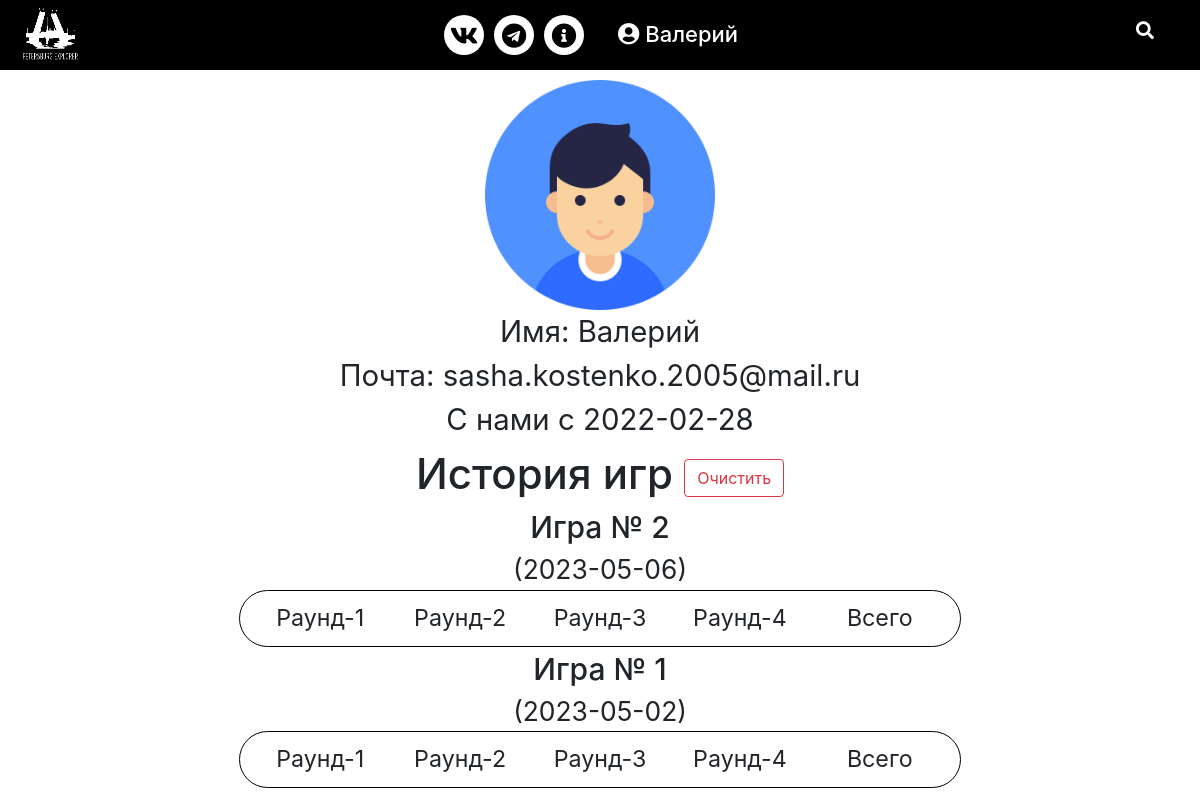
/users/Валерий (signed in), run on the app's committed database.
### data/user.py (models this page shows, shortened)
class User(SqlAlchemyBase, UserMixin, SerializerMixin):
    __tablename__ = 'users'
    id = sqlalchemy.Column(sqlalchemy.Integer,
                           primary_key=True, autoincrement=True)
    name = sqlalchemy.Column(sqlalchemy.String, nullable=True)
    lower_name = sqlalchemy.Column(sqlalchemy.String, nullable=True)
    email = sqlalchemy.Column(sqlalchemy.String,
                              index=True, unique=True, nullable=True)
    hashed_password = sqlalchemy.Column(sqlalchemy.String, nullable=True)
    created_date = sqlalchemy.Column(sqlalchemy.Date, nullable=True, default=datetime.datetime.now)

### data/game_session.py (models this page shows, shortened)
class GameSession(SqlAlchemyBase):
    __tablename__ = 'game_sessions'
    id = sqlalchemy.Column(sqlalchemy.Integer,
                           primary_key=True, autoincrement=True)
    user_id = sqlalchemy.Column(sqlalchemy.Integer,
                                sqlalchemy.ForeignKey("users.id"))
    destination_coordinates_list = sqlalchemy.Column(sqlalchemy.String, nullable=True)
    finish_coordinates_list = sqlalchemy.Column(sqlalchemy.String, nullable=True)
    date = sqlalchemy.Column(sqlalchemy.Date, nullable=True, default=datetime.datetime.now)
    total_score = sqlalchemy.Column(sqlalchemy.Integer, nullable=True)
    round = sqlalchemy.Column(sqlalchemy.Integer, nullable=True)
    first_round_score = sqlalchemy.Column(sqlalchemy.Integer, nullable=True)
    second_round_score = sqlalchemy.Column(sqlalchemy.Integer, nullable=True)
    third_round_score = sqlalchemy.Column(sqlalchemy.Integer, nullable=True)
    fourth_round_score = sqlalchemy.Column(sqlalchemy.Integer, nullable=True)

### web_infrastructure/users_blueprint.py (the view)
@blueprint.route('/users/<username>')
def view_user(username):
    try:
        db_sess = db_session.create_session()
        user = db_sess.query(User).filter(
            (User.name == username)).first()
        game_sessions = db_sess.query(GameSession).filter(
            (GameSession.user_id == user.id))
        return render_template("profile.html", game_sessions=reversed(list(game_sessions)), user=user)
    except Exception as e:
        print(e)
        logging.fatal("ERROR OCCURED DURINGG SHOWING USER'S (id = {}) PROFILE".format(
            current_user.id))
        return render_template('error.html')

### data/db_session.py (called while the page is built)
def create_session() -> Session:
    global __factory
    return __factory()

### main.py (called while the page is built)
def create_app():
    app = Flask(__name__)
    app.config['SECRET_KEY'] = 'petersburg_explorer_secret_key'
    login_manager = LoginManager()
    login_manager.init_app(app)
    @login_manager.user_loader
    def load_user(user_id):
        db_sess = db_session.create_session()
        return db_sess.query(User).get(user_id)
    @app.context_processor
    def base():
        form = SearchForm()
        return dict(form=form)
    app.register_blueprint(users_blueprint.blueprint)
    app.register_blueprint(game_blueprint.blueprint)
    load_dotenv(dotenv_path='data/.env')
    db_session.global_init('db/Petersburg.db')
    return app

### templates/profile.html
{% extends "base.html" %}
{% block content %}
<head>
    <link rel="stylesheet" href="../static/css/profile.css" type="text/css">
</head>
<div class="container">
    <div class="user-info">
        <img class="user-logo" src="../static/img/user.png" alt="..." width="230" height="230">
        <div class="info-label">Имя: {{ user.name }}</div>
        {% if user.id == current_user.id %}
        <div class="info-label">Почта: {{ user.email }}</div>
        {% endif %}
        <div class="info-label">С нами с {{ user.created_date }}</div>
    </div>
    <div class="game-history">
        <div class="hist-label">
            История игр
            {% if current_user.is_authenticated and user.id == current_user.id %}
            <a href="/delete_history"><button type="button" class="btn btn-outline-danger"
                    formmethod="post">Очистить</button></a>
            {% endif %}
        </div>
        {% for item in game_sessions%}
        <span class="game-label">Игра № {{ loop.revindex }}</span> <span class="date-label">({{ item.date }})</span>
        <div class="game-session">
            <div class="game-session-element">Раунд-1 <br> {{item.firstRoundScore}}</div>
            <div class="game-session-element">Раунд-2 <br> {{item.secondRoundScore}}</div>
            <div class="game-session-element">Раунд-3 <br> {{item.thirdRoundScore}}</div>
            <div class="game-session-element">Раунд-4 <br> {{item.fourthRoundScore}}</div>
            <div class="game-session-element">Всего <br> {{ item.totalScore }}</div>
        </div>
        {% endfor %}
    </div>
</div>
{% endblock %}

### templates/navbar.html (shortened to what this page needs)
<head>
    <link rel="stylesheet" href="https://cdnjs.cloudflare.com/ajax/libs/font-awesome/5.15.3/css/all.min.css" />
</head>
<nav>
    <div class="logo"><a href="/">
            <img src="../static/img/logo.png" alt="" width="60" height="60">
        </a></div>
    <div class="content">
        <ul class="links">
            <li class="social-menu">
                <div class="social-menu-element">
                    <a href="https://vk.com/petersburgexplorer">
                        <i class="fab fa-vk"></i>
                    </a>
                </div>
                <div class="social-menu-element">
                    <a href="https://t.me/peterburgexplorer_bot">
                        <i class="fab fa-telegram"></i>
                    </a>
                </div>
                <div class="social-menu-element">
                    <a href="/info/">
                        <i class="fas fa-info-circle"></i>
                    </a>
                </div>
            </li>
            {% if current_user.is_authenticated %}
            <li class="profile">
                <a href="#" class="desktop-link">
                    <i class="fas fa-user-circle"></i>
                    {{ current_user.name }}
                </a>
            </li>
            {% else %}
            <li class="login">
                <a href="/login">Log in</a>
            </li>
            {% endif %}
        </ul>
    </div>
    <label for="show-search" class="search-icon"><i class="fas fa-search"></i></label>
</nav>

### static/css/style.css (style rules this page uses)
* { margin: 0; padding: 0; box-sizing: border-box; text-decoration: none; }
.wrapper nav { background-color: #000; position: relative; display: flex; width: 100%;; height: 70px; align-items: center; justify-content: space-between; }
nav .content { display: flex; align-items: center; }
.wrapper nav ul { padding-left: 0; }
nav .content .links { display: flex; margin-bottom: 0rem }
nav .content .links .social-menu { display: flex; align-self: center; }
.content .links li { list-style: none; line-height: 70px; margin: 0 0.5rem; }
.content .links li a, .content .links li label { color: #fff; text-decoration: none; font-size: 22px; font-weight: 500; padding: 9px 17px; border-radius: 5px; transition: all 0.3s ease; }
.wrapper .search-icon, .wrapper .menu-icon { color: #fff; font-size: 18px; cursor: pointer; line-height: 70px; width: 70px; text-align: center; }
.social-menu-element { padding: 0 5px; }
.social-menu-element a { border-radius: 50%!important; display: flex!important; align-items: center!important; justify-content: center!important; width: 40px; height: 40px; background-color: white; text-align: center; border-radius: 50%; -webkit-transition: 0.5s; transition: 0.5s; -webkit-transform: translate(0, 0px); transform: translate(0, 0px); -webkit-box-shadow: 0px 7px 5px rgba(0, 0, 0, 0.5); box-shadow: 0px 7px 5px rgba(0, 0, 0, 0.5); }
.social-menu-element i { color: #000000; font-size: 25px; -webkit-transition: 0.5s; transition: 0.5s; }
.social-menu-element a:hover, .social-menu-element a:visited, .social-menu-element a:link, .social-menu-element a:active { text-decoration: none; }
@media screen and (max-width: 1250px) { .wrapper nav { max-width: 100%; padding: 0 20px; } }
@media screen and (max-width: 1250px) { .content .links li a { padding: 8px 13px; } }

### static/css/profile.css (style rules this page uses)
.container { text-align: center; }
.game-history { display: flex; flex-direction: column; align-items: center; }
.game-session { border-radius: 35px; padding: 10px; border: 1px solid #000; display: flex; flex-wrap: wrap; font-size: calc(12px + 12 * (100vw / 1280)); width: 65%; }
.game-session-element { padding: 0px 0.1em; flex: 0 1 20%; }
.hist-label { display: inline; font-size: 3.5vw; font-weight: 550; }
.game-label { font-size: 2.5vw; font-weight: 500; }
.date-label { font-size: 2.2vw; }
.user-info { padding-top: 10px; display: block; }
.info-label { font-size: calc(20px + 10 * (100vw / 1280)); }

### data on the page
User: name "Валерий", email "sasha.kostenko.2005@mail.ru", created_date "2022-02-28"
GameSession: date "2023-05-06"
GameSession: date "2023-05-02"
